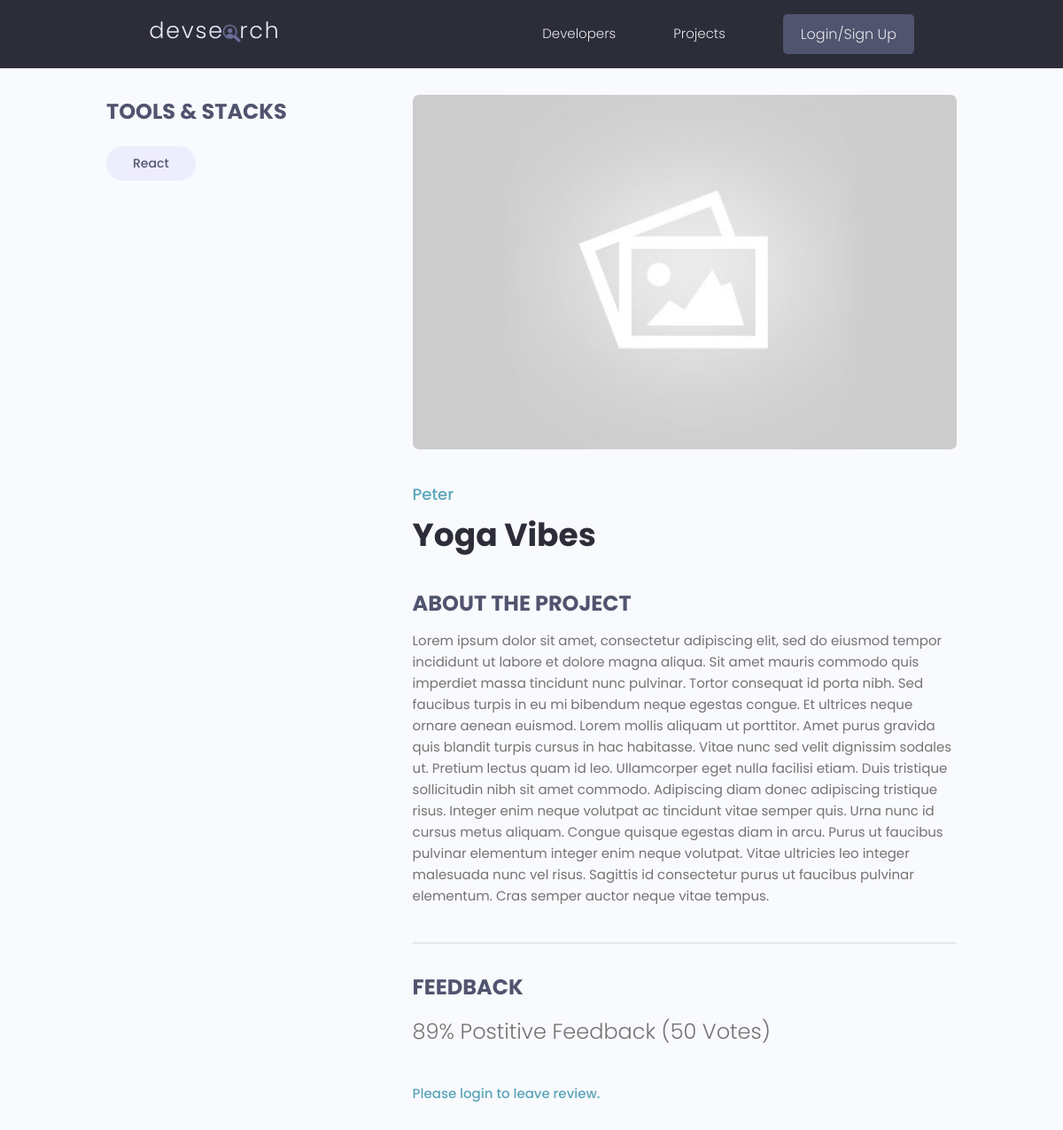
The page /projects/project/61482541-881f-4e8f-a7fa-d10853b67f52/ on the database as committed earlier.
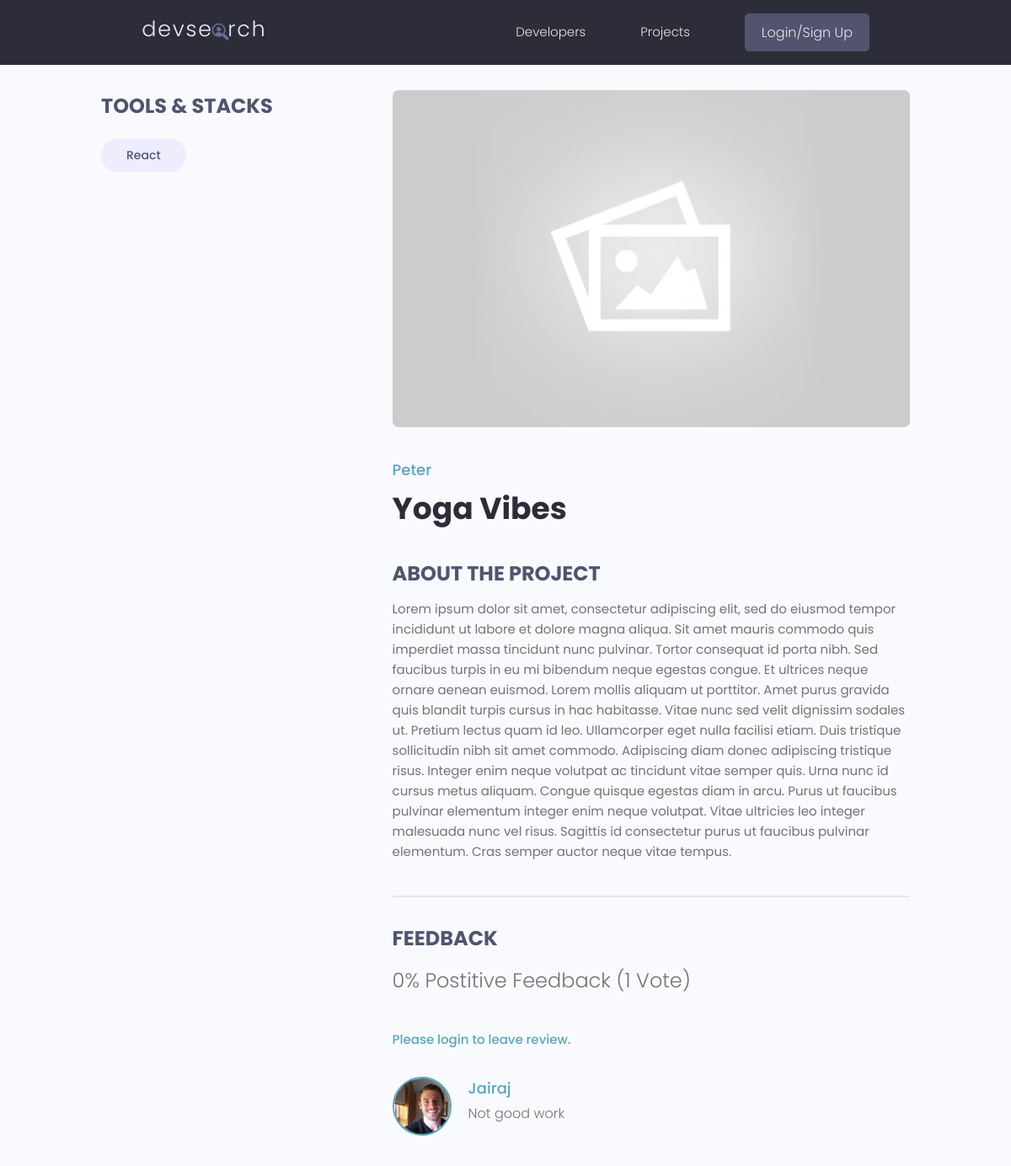
The same page on the database as committed later.
### projects/models.py (models this page shows, shortened)
class Tag(models.Model):
    name = models.CharField(max_length=200)
    created = models.DateTimeField(auto_now_add=True)
    id = models.UUIDField(default=uuid.uuid4, unique=True, primary_key=True, editable=False)
    def __str__(self):
        return self.name

class Project(models.Model):
    owner = models.ForeignKey(Profile, null=True, blank=True, on_delete=models.SET_NULL)
    title = models.CharField(max_length=200)
    description = models.TextField(null=True, blank=True)
    featured_image = models.ImageField(null=True, blank=True, default="default.jpg")
    demo_link = models.CharField(max_length=2000, null=True, blank=True)
    source_link = models.CharField(max_length=2000, null=True, blank=True)
    tags = models.ManyToManyField('Tag', blank=True)  # '' on class because it comes later after Project class.
    vote_total = models.IntegerField(default=0, null=True, blank=True)
    vote_ratio = models.IntegerField(default=0, null=True, blank=True)
    created = models.DateTimeField(auto_now_add=True)
    id = models.UUIDField(default=uuid.uuid4, unique=True, primary_key=True, editable=False)
    class Meta:
        ordering = ['-vote_ratio','-vote_total','title']
    @property
    def reviewers(self):
        queryset = self.review_set.all().values_list('owner__id',flat=True)
        return queryset

class Review(models.Model):
    VOTE_TYPE = (
        ('up', 'Up Vote'),
        ('down', 'Down Vote'),
    )
    owner = models.ForeignKey(Profile, on_delete=models.CASCADE, null=True)
    project = models.ForeignKey(Project, on_delete=models.CASCADE)
    body = models.TextField(null=True, blank=True)
    value = models.CharField(max_length=200, choices=VOTE_TYPE)
    created = models.DateTimeField(auto_now_add=True)
    id = models.UUIDField(default=uuid.uuid4, unique=True, primary_key=True, editable=False)
    class Meta:
        unique_together = [['owner', 'project']]

### users/models.py (models this page shows, shortened)
class Profile(models.Model):
    user = models.OneToOneField(User, on_delete=models.CASCADE, null=True, blank=True)
    name = models.CharField(max_length=200, blank=True, null=True)
    email = models.EmailField(max_length=500, null=True, blank=True)
    username = models.CharField(max_length=200, blank=True, null=True)
    location = models.CharField(max_length=200, blank=True, null=True)
    short_intro = models.CharField(max_length=200, blank=True, null=True)
    bio = models.TextField(blank=True, null=True)
    profile_image = models.ImageField(null=True, blank=True, upload_to='profiles/', default="profiles/user-default.png")
    social_github = models.CharField(max_length=200, blank=True, null=True)
    social_twitter = models.CharField(max_length=200, blank=True, null=True)
    social_linkedin = models.CharField(max_length=200, blank=True, null=True)
    social_youtube = models.CharField(max_length=200, blank=True, null=True)
    social_website = models.CharField(max_length=200, blank=True, null=True)
    created = models.DateTimeField(auto_now_add=True)
    id = models.UUIDField(default=uuid.uuid4, unique=True, primary_key=True, editable=False)

### projects/views.py (the view, shortened to what this page needs)
# urls.py: path('project/<str:pk>/', views.project, name="project"), #pk for primary key # DON'T FORGET THE / IN THE END
def project(request, pk):
    projectObj = Project.objects.get(id=pk)
    form = ReviewForm()
    return render(request, 'projects/single-project.html', {'project': projectObj, 'form': form})

### projects/templates/projects/single-project.html (shortened to what this page needs)
{% extends 'main.html' %}
{% block content %}
    <main class="singleProject my-md">
        <div class="container">
            <div class="layout">
                <div class="column column--1of3">
                    <h3 class="singleProject__subtitle">Tools & Stacks</h3>
                    <div class="singleProject__toolStack">
                        {% for tag in project.tags.all %}
                            <span class="tag tag--pill tag--sub tag--lg">
              <small>{{ tag }}</small>
            </span>
                        {% endfor %}
                    </div>
                </div>
                <div class="column column--2of3">
                    <img class="singleProject__preview" src="{{ project.featured_image.url }}"
                         alt="portfolio thumbnail"/>
                    <a href="{% url 'user-profile' project.owner.id %}" class="singleProject__developer">{{ project.owner.name }}</a>
                    <h2 class="singleProject__title">{{ project.title }}</h2>
                    <h3 class="singleProject__subtitle">About the Project</h3>
                    <div class="singleProject__info">
                        {{ project.description }}
                    </div>
                    <div class="comments">
                        <h3 class="singleProject__subtitle">Feedback</h3>
                        <h5 class="project--rating">
                            {{ project.vote_ratio }}% Postitive Feedback ({{ project.vote_total }}
                            Vote{{ project.vote_total|pluralize:"s" }})
                        </h5>
                        {% if request.user.profile.id in project.reviewers %}
                            <p>You have already submitted your review for this project</p>
                        {% elif request.user.profile == project.owner %}
                            <p>You cannot review your own work.</p>
                        {% else %}
                            <a href="{% url 'login' %}?next={{ request.path }}">Please login to leave review.</a>
                        {% endif %}
                        <div class="commentList">
                            {% for review in project.review_set.all %}
                                {% if review.body %}
                                    <div class="comment">
                                        <a href="{% url 'user-profile' review.owner.id %}">
                                            <img class="avatar avatar--md" src="{{ review.owner.profile_image.url }}"
                                                 alt="user"/>
                                        </a>
                                        <div class="comment__details">
                                            <a href="{% url 'user-profile' review.owner.id %}"
                                               class="comment__author">{{ review.owner.name }}</a>
                                            <p class="comment__info">
                                                {{ review.body|linebreaks }}
                                            </p>
                                        </div>
                                    </div>
                                {% endif %}
                            {% endfor %}
                        </div>
                    </div>
                </div>
            </div>
        </div>
    </main>
{% endblock content %}

Rows that differ between the two databases and show on the page:
changed Project "Yoga Vibes": vote_ratio "89" → "0"; vote_total "50" → "1"
added Review: owner.profile_image (picture), owner.name "Jairaj", body "Not good work"
